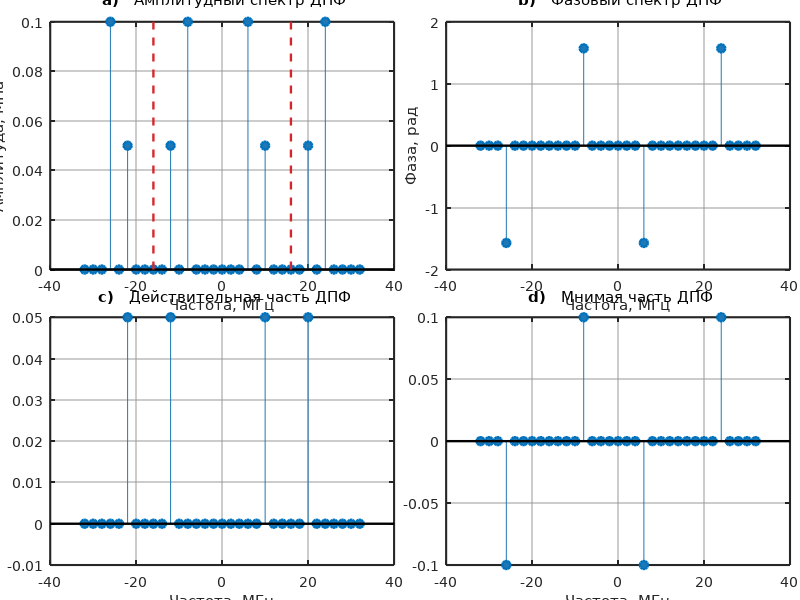

Source code (MATLAB):
clear; clc; close all;

blue_color = [0.12, 0.47, 0.71];
red_color  = [0.84, 0.15, 0.16];
set(0, 'DefaultFigureColor', 'w');
set(0, 'DefaultAxesColor', 'w');
set(0, 'DefaultTextFontName', 'DejaVu Sans');
set(0, 'DefaultAxesFontName', 'DejaVu Sans');
set(0, 'DefaultAxesFontSize', 10);
set(0, 'DefaultTextFontSize', 12);
set(0, 'DefaultAxesLineWidth', 1.5);
set(0, 'DefaultLineLineWidth', 1.7);
set(0, 'DefaultTextFontWeight', 'normal');
set(0, 'DefaultAxesTitleFontWeight', 'normal'); 
set(0, 'DefaultAxesTickDir', 'in');
set(0, 'DefaultAxesTickLength', [0.015 0.025]);

set(0, 'DefaultAxesXGrid', 'on');
set(0, 'DefaultAxesYGrid', 'on');
set(0, 'DefaultAxesGridLineStyle', '-');
set(0, 'DefaultAxesGridColor', [0.6 0.6 0.6]);
set(0, 'DefaultAxesGridAlpha', 0.5);

a0 = 0.1;
f0 = 2.0;
w0 = 2 * pi * f0;
T = 0.5;
N = 16;
h = T / N;
fs = 1 / h;

l_indices = 0:1:N;
t_l = l_indices * h;
p_l = 2 * a0 * sin(3*w0 * t_l) + a0 * cos(5 * w0 * t_l);
p_T_discrete = zeros(N);

half_N = N / 2;
for n = 0 : half_N
    sum_val = 0;
    for l = 0:(N-1)
        exponent = -1i * 2 * pi * n * l / N;
        sum_val = sum_val + p_l(l+1) * exp(exponent);
    end
    p_T_discrete(n+1) = sum_val / N;
end

for n = half_N+1:(N-1)
    p_T_discrete(n) = conj(p_T_discrete((N - n) + 1));
end

n_extended = -N:1:N;
freqs_extended = n_extended .* (fs / N);
p_T_extended = p_T_discrete(mod(n_extended, N) + 1);
p_T_extended(abs(p_T_extended) < 1e-10) = 0;

ampliude_ext = abs(p_T_extended);
phase_ext = angle(p_T_extended);
real_part_ext = real(p_T_extended);
imag_part_ext = imag(p_T_extended);


figure('Position', [110, 55, 1600, 1300]);

axes('Position', [0.0628, 0.5508, 0.4298, 0.4129]); 
stem(freqs_extended, ampliude_ext, 'filled', 'Color', blue_color, 'MarkerFaceColor', blue_color);
hold on;
y_bounds = ylim;
plot([fs/2, fs/2], y_bounds, '--r', 'LineWidth', 1.7, 'Color', red_color);
plot([-fs/2, -fs/2], y_bounds, '--r', 'LineWidth', 1.7, 'Color', red_color);
hold off;
title('\bf a) \rm  Амплитудный спектр ДПФ');
xlabel('Частота, МГц');
ylabel('Амплитуда, МПа');
grid on;

axes('Position', [0.5577, 0.5508, 0.4298, 0.4129]); 
stem(freqs_extended, phase_ext, 'filled', 'Color', blue_color, 'MarkerFaceColor', blue_color)
title('\bf b) \rm  Фазовый спектр ДПФ');
xlabel('Частота, МГц');
ylabel('Фаза, рад');
grid on;

axes('Position', [0.0628, 0.0583, 0.4298, 0.4129]); 
stem(freqs_extended, real_part_ext, 'filled', 'Color', blue_color, 'MarkerFaceColor', blue_color)
title('\bf c) \rm  Действительная часть ДПФ');
xlabel('Частота, МГц');
grid on;

axes('Position', [0.5577, 0.0583, 0.4298, 0.4129]); 
stem(freqs_extended, imag_part_ext, 'filled', 'Color', blue_color, 'MarkerFaceColor', blue_color)
title('\bf d) \rm  Мнимая часть ДПФ');
xlabel('Частота, МГц');
grid on;

print(gcf, 'fig_3_m.png', '-dpng', '-r300');
